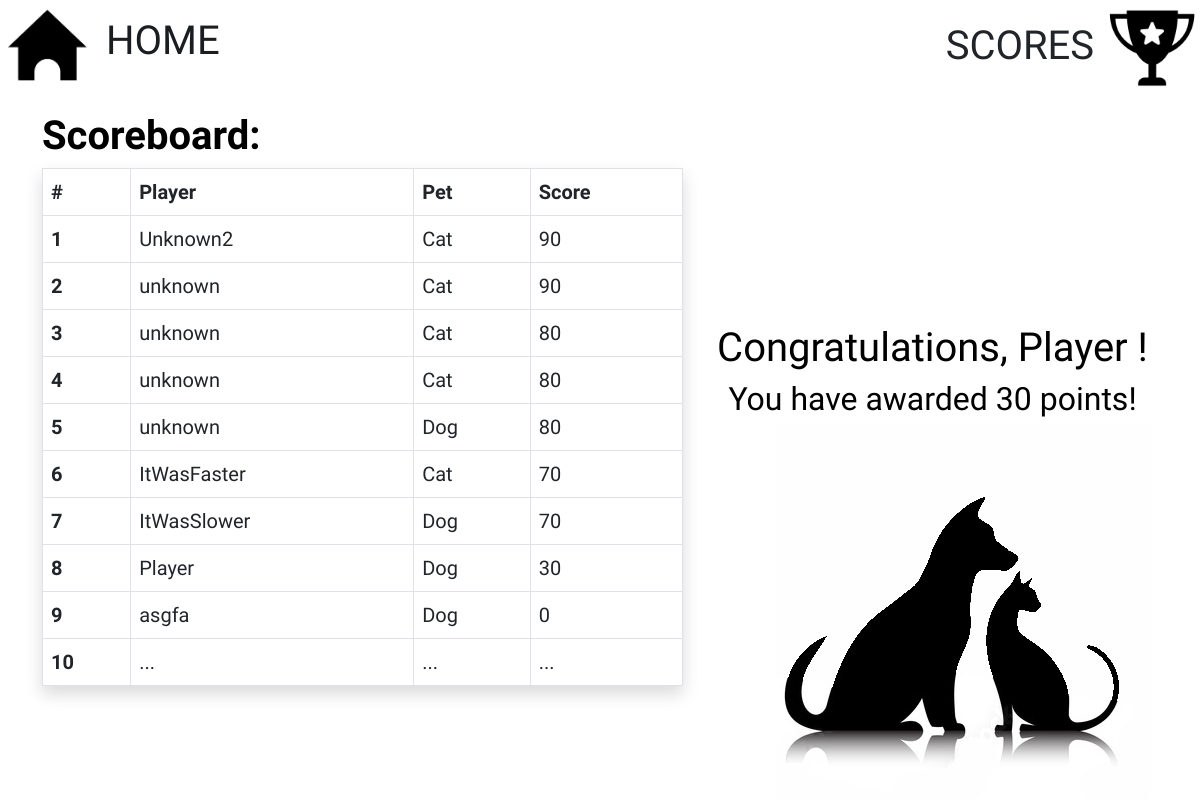
The app's page /scoreboard/79/ with its own data.
### quiz/models.py (models this page shows, shortened)
class Game(models.Model):
    category = models.ForeignKey(Category, on_delete= models.PROTECT)
    pet = models.ForeignKey(Pet, on_delete= models.PROTECT)
    player_name = models.CharField(max_length = 24)
    is_finished =models.BooleanField(default=False)
    total_score = models.IntegerField(default = 0)
    current_question_index = models.IntegerField(default = 0)
    total_number_of_questions = models.IntegerField(default = 10)
    questionset = models.ManyToManyField(Question)
    def __len__(self):
        return abs(self.total_number_of_questions)

class Pet(models.Model):
    name = models.CharField(max_length = 24)
    proudness = models.IntegerField(default=5)
    helpfulness = models.IntegerField(default=5)
    confidnece = models.IntegerField(default=5)
    knowledge = models.IntegerField(default=5)
    def __str__(self):
        return str(self.name)

### quiz/views.py (the view)
# urls.py: path('scoreboard/<int:game_id>/', views.scoreboard, name='scoreboard'),
def scoreboard(request, game_id=0):
    context= {}
    if game_id:
        player_game = Game.objects.get(id=game_id)
        context['game']=player_game
    games = list(Game.objects.filter(is_finished=True).order_by('-total_score'))
    scoreboard_rows = 10
    while len(games) < scoreboard_rows:
        games.append(None)
    games = enumerate((games)[:scoreboard_rows])
    context['games']=games
    return render(request, 'quiz/scoreboard.html', context)

### quiz/templatetags/randomimage.py (called while the page is built)
@register.simple_tag
def random_image():
    images_paths = ['dogcat1.png','dogcat2.png','dogcat3.png']
    return random.choice(images_paths)

### quiz/templates/quiz/scoreboard.html
{% extends 'quiz/base.html' %}
{% block content %}
<div class="row">
	{% if game %}
	<div class="col-5 order-md-2 d-flex flex-column align-items-center justify-content-center">
		<h1>Congratulations, {{game.player_name}} !</h1>
		<h2 class="pb-5">You have awarded {{game.total_score}} points!</h2>
	</div>
	{% endif %}
	<div class="col-7">
		<h1 class="pt-3 fw-bold">Scoreboard:</h1>
		<table class="table table-bordered shadow" style="max-width: 800px;">
			<thead>
				<tr>
					<th scope="col">#</th>
					<th scope="col">Player</th>
					<th scope="col">Pet</th>
					<th scope="col">Score</th>
				</tr>
			</thead>
			<tbody>
				{% for nr, game in games %}
					{% if game %}
						<tr>
							<th scope="row">{{nr|add:'1'}}</th>
							<td>{{game.player_name}}</td>
							<td>{{game.pet}}</td>
							<td>{{game.total_score}}</td>
						</tr>
					{% else %}
						<tr>
							<th scope="row">{{nr|add:'1'}}</th>
							<td>...</td>
							<td>...</td>
							<td>...</td>
						</tr>
					{% endif %}
				{% endfor %}
			</tbody>
		</table>
	</div>
</div>
{% endblock content %}

### static/css/style.css (style rules this page uses)
body { background: #fff; color: black; font-size: 20px; font-family: 'Indie Flower', cursive; }

### records on screen
Game: player_name "Player", total_score "30", nr "8", pet "Dog"
Game: nr "1", player_name "Unknown2", pet "Cat", total_score "90"
Game: pet "2", player_name "unknown", pet "Cat", total_score "90"
Game: nr "3", player_name "unknown", pet "Cat", total_score "80"
Game: nr "4", player_name "unknown", pet "Cat", total_score "80"
Game: nr "5", player_name "unknown", pet "Dog", total_score "80"
Game: nr "6", player_name "ItWasFaster", pet "Cat", total_score "70"
Game: nr "7", player_name "ItWasSlower", pet "Dog", total_score "70"
Game: nr "9", player_name "asgfa", pet "Dog", total_score "0"

### other values on screen
{{ nr|add:'1' }} "10"
